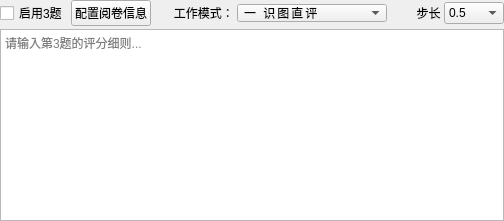
          <widget class="QWidget" name="tab_question3">
           <attribute name="title">
            <string>题目3</string>
           </attribute>
           <layout class="QVBoxLayout" name="verticalLayout_q3">
            <property name="spacing">
             <number>3</number>
            </property>
            <property name="leftMargin">
             <number>0</number>
            </property>
            <property name="topMargin">
             <number>0</number>
            </property>
            <property name="rightMargin">
             <number>0</number>
            </property>
            <property name="bottomMargin">
             <number>0</number>
            </property>
            <item>
             <layout class="QHBoxLayout" name="horizontalLayout_q3_header">
              <item>
               <widget class="QCheckBox" name="enableQuestion3">
                <property name="text">
                 <string>启用3题</string>
                </property>
               </widget>
              </item>
              <item>
               <widget class="QPushButton" name="configQuestion3">
                <property name="text">
                 <string>配置阅卷信息</string>
                </property>
               </widget>
              </item>
              <item>
               <widget class="QLabel" name="label_work_mode_3">
                <property name="sizePolicy">
                 <sizepolicy hsizetype="Fixed" vsizetype="Preferred">
                  <horstretch>0</horstretch>
                  <verstretch>0</verstretch>
                 </sizepolicy>
                </property>
                <property name="text">
                 <string>      工作模式：</string>
                </property>
               </widget>
              </item>
              <item>
               <widget class="QComboBox" name="work_mode_3">
                <property name="sizePolicy">
                 <sizepolicy hsizetype="Fixed" vsizetype="Fixed">
                  <horstretch>0</horstretch>
                  <verstretch>0</verstretch>
                 </sizepolicy>
                </property>
                <property name="minimumSize">
                 <size>
                                 <width>150</width>
                  <height>0</height>
                 </size>
                </property>
                             <property name="styleSheet">
                    <string notr="true">QComboBox {
        letter-spacing: 2px;
        padding-left: 6px;
        padding-right: 6px;
    }
    QComboBox QAbstractItemView {
        letter-spacing: 2px;
    }</string>
                             </property>
                <property name="toolTip">
                 <string>识图直评：AI看图直接评分；直评+推理：看图评分并开启推理；识评分离：AI1识别文字，AI2评分；分离+推理：识别不推理、评分开启推理；分离+双推理：识别与评分均开启推理</string>
                </property>
                <item>
                 <property name="text">
                                 <string>一 识图直评</string>
                 </property>
                </item>
                <item>
                 <property name="text">
                                 <string>二 直评+推理</string>
                 </property>
                </item>
                <item>
                 <property name="text">
                                 <string>三 识评分离</string>
                 </property>
                </item>
                <item>
                 <property name="text">
                                 <string>四 分离+单推理</string>
                 </property>
                </item>
                <item>
                 <property name="text">
                                 <string>五 分离+双推理</string>
                 </property>
                </item>
               </widget>
              </item>
              <item>
               <widget class="QLabel" name="label_step3">
                <property name="sizePolicy">
                 <sizepolicy hsizetype="Fixed" vsizetype="Preferred">
                  <horstretch>0</horstretch>
                  <verstretch>0</verstretch>
                 </sizepolicy>
                </property>
                <property name="text">
                 <string>        步长</string>
                </property>
               </widget>
              </item>
              <item>
               <widget class="QComboBox" name="score_rounding_step_3">
                <property name="sizePolicy">
                 <sizepolicy hsizetype="Fixed" vsizetype="Fixed">
                  <horstretch>0</horstretch>
                  <verstretch>0</verstretch>
                 </sizepolicy>
                </property>
                <property name="minimumSize">
                 <size>
                  <width>60</width>
                  <height>0</height>
                 </size>
                </property>
                <item>
                 <property name="text">
                  <string>0.5</string>
                 </property>
                </item>
                <item>
                 <property name="text">
                  <string>1</string>
                 </property>
                </item>
               </widget>
              </item>
             </layout>
            </item>
            <item>
             <widget class="QPlainTextEdit" name="StandardAnswer_text_3">
              <property name="placeholderText">
               <string>请输入第3题的评分细则...</string>
              </property>
             </widget>
            </item>
           </layout>
          </widget>
